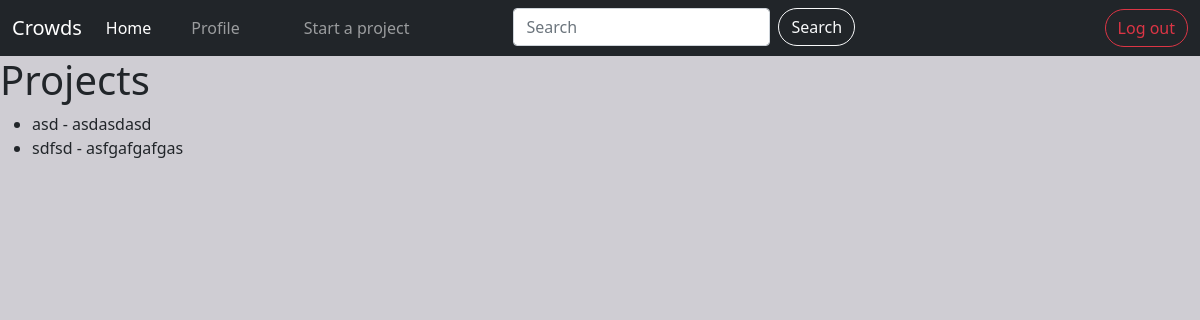
/project_list/, run on an earlier commit of the app's database.
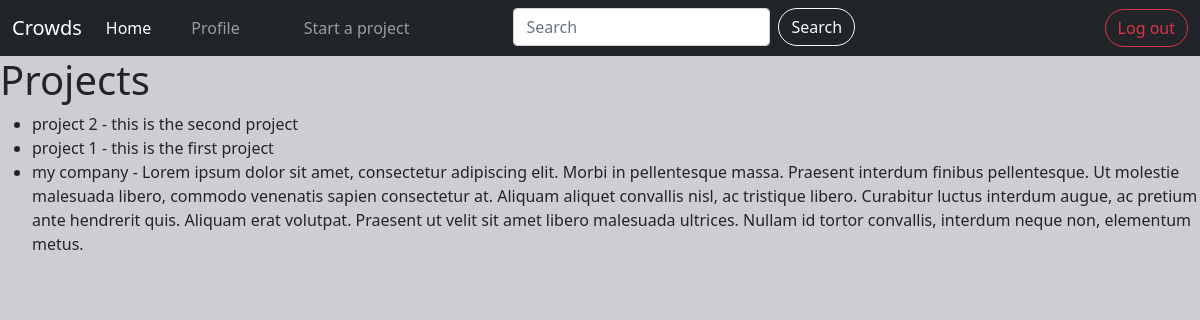
And on a later commit of the database.
### projects/models.py (models this page shows, shortened)
class Project(models.Model):
    title = models.CharField(max_length=250)
    details = models.TextField()
    CATEGORY_CHOICES = [
        ('SC', 'Social'),
        ('PO', 'Political'),
        ('SP', 'Sports'),
        ('ED', 'Educational'),
    ]
    category = models.CharField(
        max_length=2,
        choices=CATEGORY_CHOICES,
        default='SC',
    )
    images = models.ImageField(null=False, blank=False)
    total_target = models.IntegerField()
    tags = TaggableManager()
    start_time = models.DateTimeField()
    end_time = models.DateTimeField()
    user = models.ForeignKey(User, on_delete=models.CASCADE, blank=True, null=True)

### projects/views.py (the view)
# urls.py: path('project_list/', views.ProjectList.as_view(), name='project_list'),
class ProjectList(ListView):
    model = Project
    paginate_by = 5

### projects/templates/projects/project_list.html (shortened to what this page needs)
{% extends 'base.html' %}
{% block navbar %} {% include 'navbar.html' %} {% endblock %}
{% block content %}
<h1>Projects</h1>
<ul>
  {% for project in object_list %}
  <li>{{ project.title }} - {{ project.details }}</li>
  {% empty %}
  <li>No projects yet.</li>
  {% endfor %}
</ul>
{% endblock %}

What changed in the data, as far as the page shows it:
changed Project: title "asd" → "project 2"; details "asdasdasd" → "this is the second project"
changed Project: title "sdfsd" → "project 1"; details "asfgafgafgas" → "this is the first project"
added Project: title "my company", details "Lorem ipsum dolor sit amet, consectetur adipiscing elit. Morbi in pellentesque massa. Praesent interdum finibus pellentesque. Ut molestie malesuada libero, commodo venenatis sapien consectetur at. Aliquam aliquet convallis nisl, ac tristique libero. Curabitur luctus interdum augue, ac pretium ante hendrerit quis. Aliquam erat volutpat. Praesent ut velit sit amet libero malesuada ultrices. Nullam id tortor convallis, interdum neque non, elementum metus."
